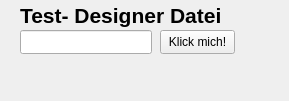
<?xml version="1.0" encoding="UTF-8"?>
<ui version="4.0">
 <class>Form</class>
 <widget class="QWidget" name="Form">
  <property name="geometry">
   <rect>
    <x>0</x>
    <y>0</y>
    <width>289</width>
    <height>101</height>
   </rect>
  </property>
  <property name="windowTitle">
   <string>Form</string>
  </property>
  <widget class="QPushButton" name="pushButton">
   <property name="geometry">
    <rect>
     <x>160</x>
     <y>30</y>
     <width>75</width>
     <height>24</height>
    </rect>
   </property>
   <property name="text">
    <string>Klick mich!</string>
   </property>
  </widget>
  <widget class="QLineEdit" name="lineEdit">
   <property name="geometry">
    <rect>
     <x>20</x>
     <y>30</y>
     <width>132</width>
     <height>24</height>
    </rect>
   </property>
  </widget>
  <widget class="QLabel" name="label">
   <property name="geometry">
    <rect>
     <x>20</x>
     <y>0</y>
     <width>221</width>
     <height>31</height>
    </rect>
   </property>
   <property name="font">
    <font>
     <pointsize>16</pointsize>
     <bold>true</bold>
    </font>
   </property>
   <property name="text">
    <string>Test- Designer Datei</string>
   </property>
  </widget>
 </widget>
 <resources/>
 <connections/>
</ui>
